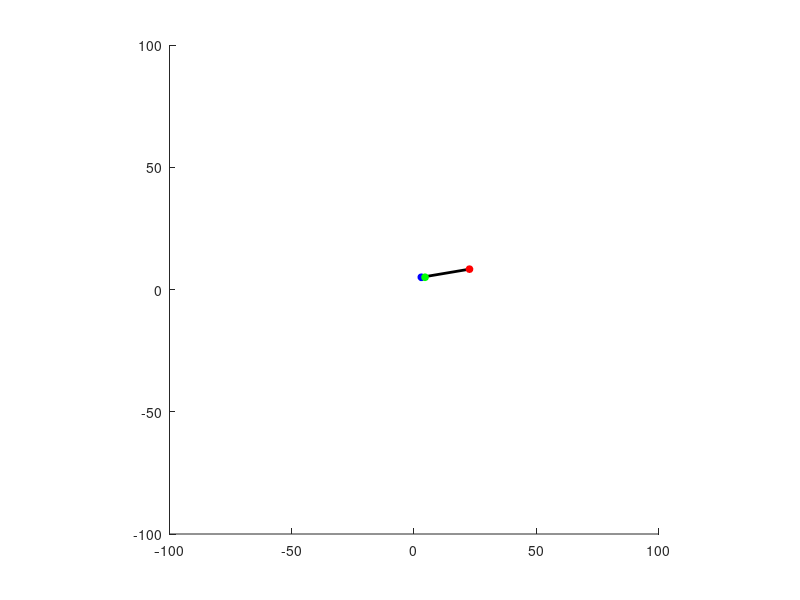

This chart was generated by the following MATLAB code:
function res=test_rlc_01()




r=20;
a=3;
b=5;
theta=pi/2;

x=a+r*cos(theta);
y=b+r*sin(theta);

% obj = recursiveLS(3,'ForgettingFactor',0.99,...
%     'InitialParameters',[x,y,-x^2-y^2]);
% obj = recursiveLS(3,'ForgettingFactor',0.99,...
%     'InitialParameters',[a,b,r^2-a^2-b^2]);

fig1=figure(1);

axis square
axis equal
axis(5*r*[-1,1,-1,1]);


hold on
my_pend=line([a,x],[b,y],'linewidth',2,'color','k');
bob1=line(a,b,'Marker','o',...
                'Markerfacecolor','b','Markeredgecolor','b','markersize',5);
bob2=line(x,y,'Marker','o',...
                'Markerfacecolor','r','Markeredgecolor','r','markersize',5);

my_estimate=line(x,y,'Marker','o',...
                'Markerfacecolor','g','Markeredgecolor','g','markersize',5);



alpha=0.01;

xlist=[];
ylist=[];

x0 = 10000;
y0 = 10000;

weight_aggregate=0;
for n=1:10000
    theta=.2*sin(.1*n);
    
%     a=a+.2;
  
    
    x=a+r*cos(theta)+alpha*.5*r*(rand()-.5);
    y=b+r*sin(theta)+alpha*.5*r*(rand()-.5);

    xlist(n)=x;
    ylist(n)=y;
    
    if n>=3

        random_index = randi([1,n],1,3);
        x_random=xlist(random_index);
        y_random=ylist(random_index);

        l1=sqrt((x_random(1)-x_random(2))^2+(y_random(1)-y_random(2))^2);
        l2=sqrt((x_random(2)-x_random(3))^2+(y_random(2)-y_random(3))^2);
        l3=sqrt((x_random(3)-x_random(1))^2+(y_random(3)-y_random(1))^2);



        Triangle_Area = .25*sqrt((l1+l2+l3)*(-l1+l2+l3)*(l1-l2+l3)*(l1+l2-l3));
%         Triangle_Area


        if Triangle_Area>.01
            Triangle_Mat = [-2*x_random',-2*y_random',ones(3,1)];
            Triangle_Vec = -(x_random.^2 + y_random.^2)';
            Coeff_Vec=Triangle_Mat\Triangle_Vec;
            x0_new=Coeff_Vec(1);
            y0_new=Coeff_Vec(2);
            c1=Triangle_Area/(Triangle_Area+weight_aggregate);
            c2=weight_aggregate/(Triangle_Area+weight_aggregate);

            x0=c1*x0_new+c2*x0;
            y0=c1*y0_new+c2*y0;
%             x0=x0_new;
%             y0=y0_new;
            weight_aggregate=.99*(weight_aggregate+Triangle_Area);
        end
        
    end
%     [param_list,EstimatedOutput] = step(obj,x^2+y^2,[2*x,2*y,1]);
    
   
    set(my_pend,'Xdata',[a,x],'Ydata',[b,y]);
    set(bob1,'Xdata',[a],'Ydata',[b]);
    set(bob2,'Xdata',[x],'Ydata',[y]);
    set(my_estimate,'Xdata',x0,'Ydata',y0);
    drawnow;
    
    pause(.01);
end

end